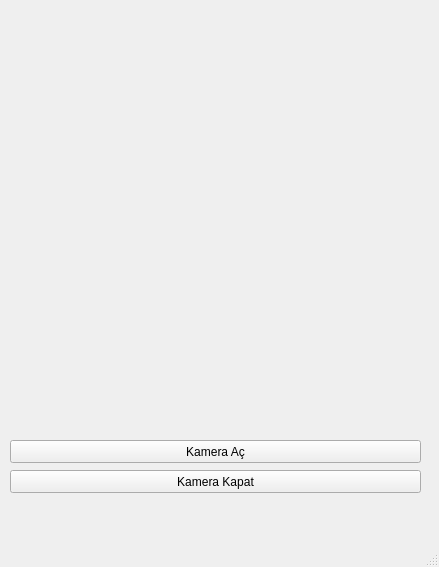
<?xml version="1.0" encoding="UTF-8"?>
<ui version="4.0">
 <class>MainWindow</class>
 <widget class="QMainWindow" name="MainWindow">
  <property name="geometry">
   <rect>
    <x>0</x>
    <y>0</y>
    <width>439</width>
    <height>567</height>
   </rect>
  </property>
  <property name="windowTitle">
   <string>MainWindow</string>
  </property>
  <widget class="QWidget" name="centralwidget">
   <widget class="QLabel" name="lblKamera">
    <property name="geometry">
     <rect>
      <x>10</x>
      <y>10</y>
      <width>411</width>
      <height>411</height>
     </rect>
    </property>
    <property name="maximumSize">
     <size>
      <width>451</width>
      <height>431</height>
     </size>
    </property>
    <property name="text">
     <string/>
    </property>
   </widget>
   <widget class="QPushButton" name="btKamera">
    <property name="geometry">
     <rect>
      <x>10</x>
      <y>440</y>
      <width>411</width>
      <height>23</height>
     </rect>
    </property>
    <property name="text">
     <string>Kamera Aç</string>
    </property>
   </widget>
   <widget class="QPushButton" name="btKapat">
    <property name="geometry">
     <rect>
      <x>10</x>
      <y>470</y>
      <width>411</width>
      <height>23</height>
     </rect>
    </property>
    <property name="text">
     <string>Kamera Kapat</string>
    </property>
   </widget>
  </widget>
  <widget class="QMenuBar" name="menubar">
   <property name="geometry">
    <rect>
     <x>0</x>
     <y>0</y>
     <width>439</width>
     <height>21</height>
    </rect>
   </property>
  </widget>
  <widget class="QStatusBar" name="statusbar"/>
 </widget>
 <resources/>
 <connections/>
</ui>
